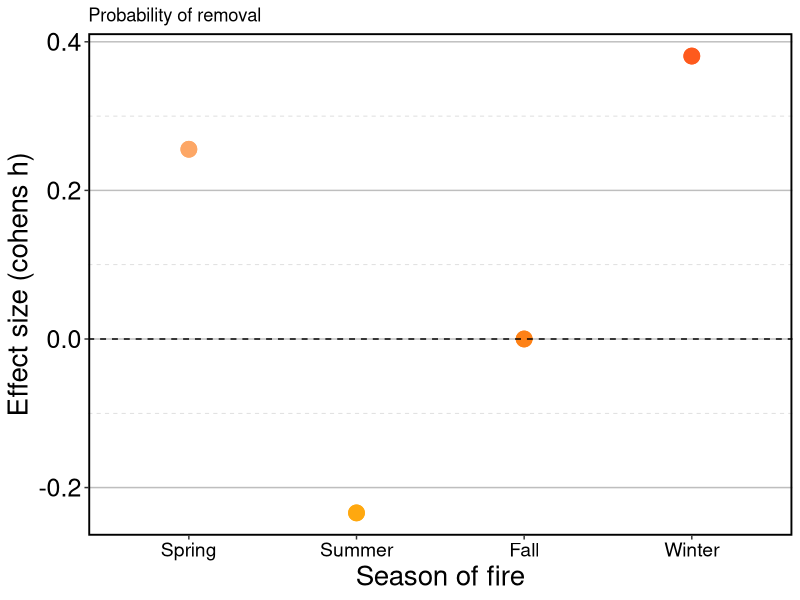
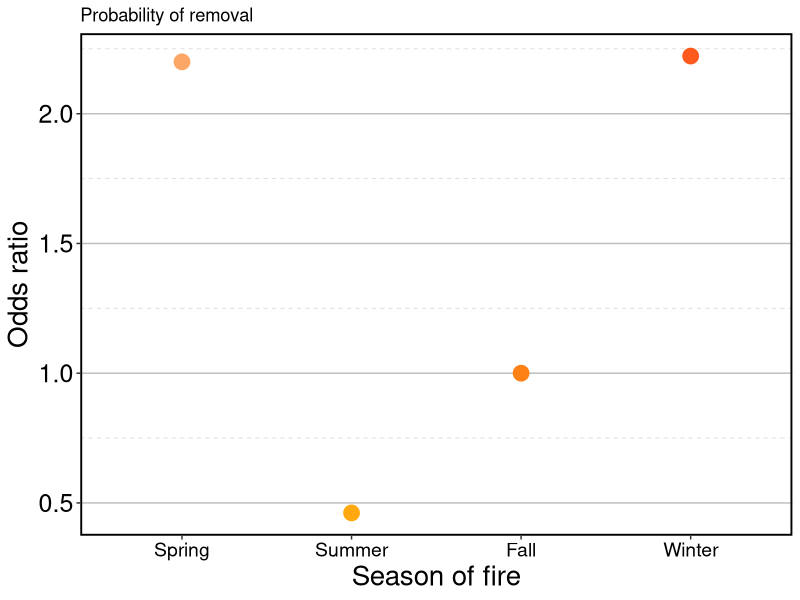
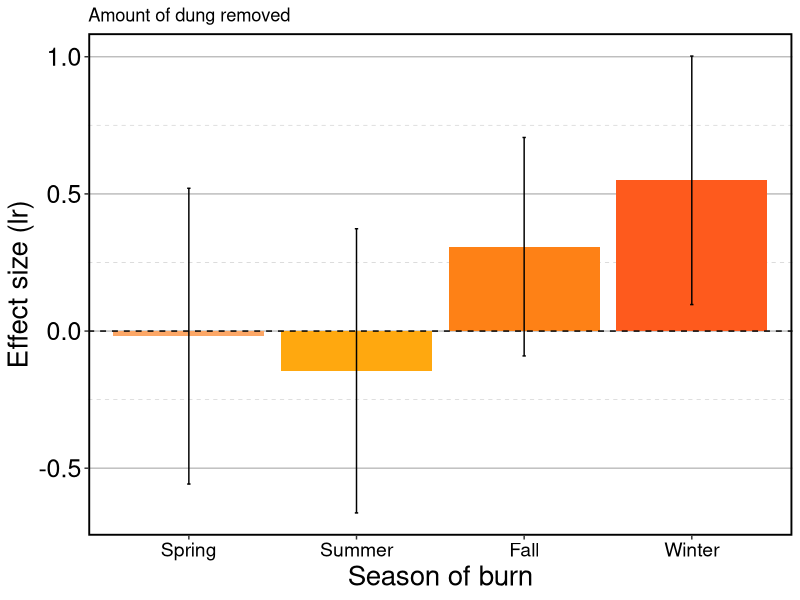
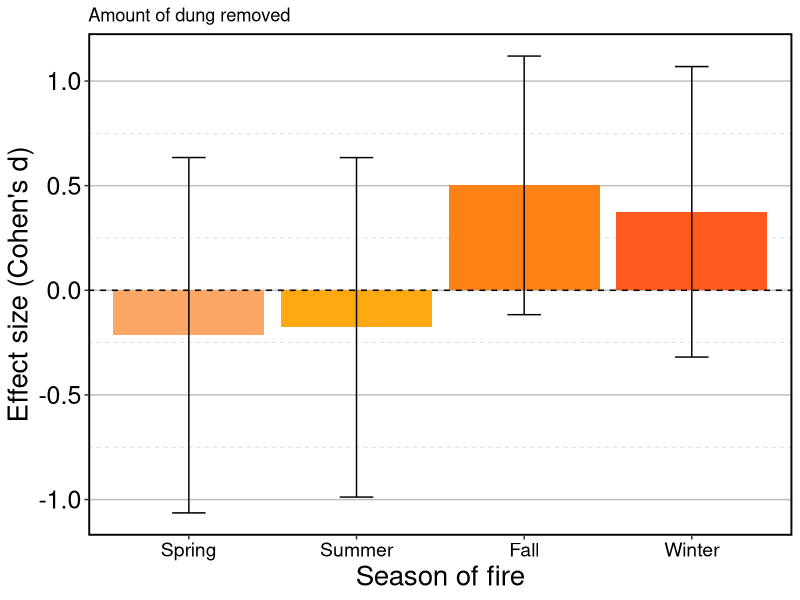
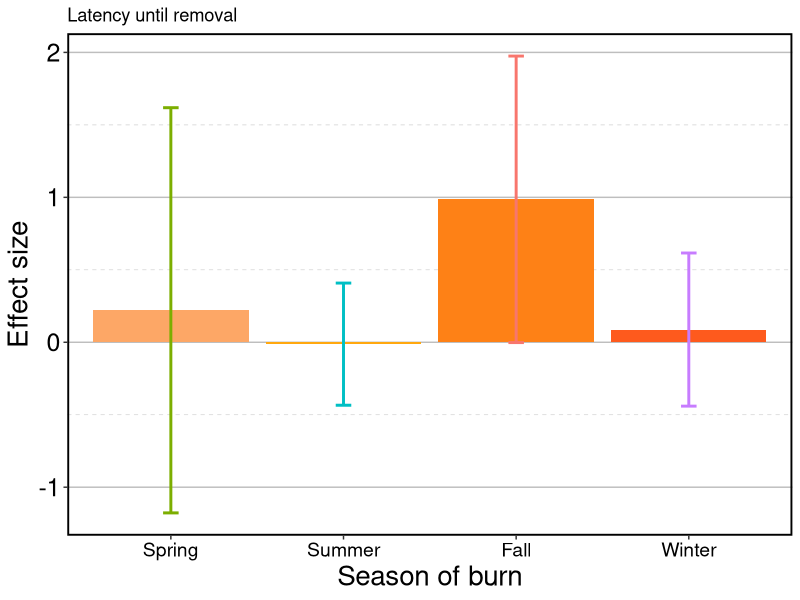
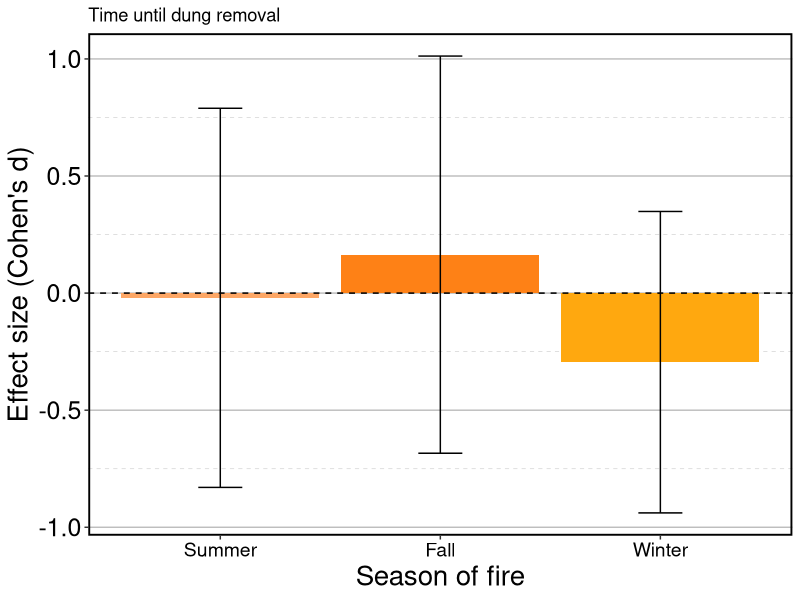
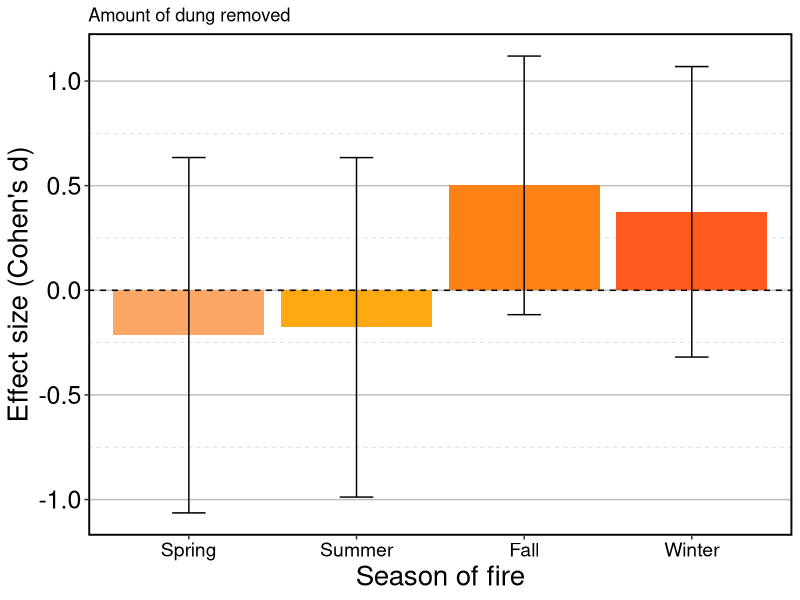

Reproduce these figures in R, in order.
library(tidyverse)
library(ggplot2)

firecolors1 <- c("#FE8116", "#FDA766","#FFA80F", "#FE5A1D")

#### Probability of removal - Cohen's h ####

probRem_es <- read_csv("02_Clean_data/propRem_ch.csv")

names(probRem_es)

ggplot(data = probRem_es) +
  geom_point(aes(x=factor(burn_season, 
                          level=c("Spring", "Summer", "Fall", "Winter")),
                 y=cohen.h, color=burn_season),
             size=5)+
  geom_hline(yintercept = 0,
             linetype="dashed")+
  scale_color_manual(values=firecolors1)+
  labs(x="Season of fire",
       y="Effect size (cohens h)",
       title = "Probability of removal")+
  theme_bw()+
  theme(axis.title = element_text(size = 20),
        axis.text.y = element_text(color = "black",
                                   size = 18),
        axis.text.x = element_text(color = "black",
                                   size = 14),
        panel.grid.major.x = element_blank(),
        panel.grid.major.y = element_line(size = 0.5,
                                          colour = "gray"),
        panel.grid.minor.y = element_line(linetype = 2,
                                          color = "lightgray"),
        panel.border = element_rect(colour = "black", 
                                    fill=NA, size=1.3),
        legend.text = element_text(size = 18),
        legend.position="none",
        legend.title = element_text(size = 19))

# ggsave("05_Figures/effsize_remProb_ch.jpg", height=10, width= 10)

#### Probability of Removal - Odds Ratio ####
remProb.or <- read_csv("02_Clean_data/propRem_or.csv")

ggplot(data=remProb.or)+
  geom_point(aes(x=factor(burn_season, 
                          level=c("Spring", "Summer", "Fall", "Winter")), 
                 y=odds.ratio, color=burn_season),
             size = 5)+
  scale_color_manual(values=firecolors1)+
  labs(y="Odds ratio",
       x="Season of fire",
       title="Probability of removal")+
  theme_bw()+
  theme(axis.title = element_text(size = 20),
        axis.text.y = element_text(color = "black",
                                   size = 18),
        axis.text.x = element_text(color = "black",
                                   size = 14),
        panel.grid.major.x = element_blank(),
        panel.grid.major.y = element_line(size = 0.5,
                                          colour = "gray"),
        panel.grid.minor.y = element_line(linetype = 2,
                                          color = "lightgray"),
        panel.border = element_rect(colour = "black", 
                                    fill=NA, size=1.3),
        legend.text = element_text(size = 18),
        legend.position="none",
        legend.title = element_text(size = 19))
  
# ggsave("05_Figures/effsize_remProb_lo.jpg", height=10, width= 10)

#### Amount of dung removed - Log Ratio ####
remno.lr <- read_csv("02_Clean_data/remNo_lrmod.csv")

ggplot() +
  geom_col(data=remno.lr,
           aes(x=factor(burn.season, level=c("Spring", "Summer", "Fall", "Winter")), y=emmean, fill=burn.season))+
  geom_hline(yintercept = 0,
             linetype = "dashed")+
  geom_errorbar(data=remno.lr, 
                aes(x=burn.season, 
                    y=emmean, 
                    ymin=lower.CL,
                    ymax=upper.CL),
                width=.02,
                color="black")+
  scale_fill_manual(values=firecolors1)+
  xlab("Season of burn")+
  ylab("Effect size (lr)")+
  ggtitle("Amount of dung removed")+
  theme_bw()+
  theme(axis.title = element_text(size = 20),
        axis.text.y = element_text(color = "black",
                                   size = 18),
        axis.text.x = element_text(color = "black",
                                   size = 14),
        panel.grid.major.x = element_blank(),
        panel.grid.major.y = element_line(size = 0.5,
                                          colour = "gray"),
        panel.grid.minor.y = element_line(linetype = 2,
                                          color = "lightgray"),
        panel.border = element_rect(colour = "black", 
                                    fill=NA, size=1.3),
        legend.text = element_text(size = 18),
        legend.position="none",
        legend.title = element_text(size = 19))

# ggsave("05_Figures/effsize_remNo_lr.jpg", height=10, width= 10)

#### Amount of dung removed - Cohen's d ####
noRem_cd <- read_csv("02_Clean_data/remno_cd.csv")

ggplot(data=noRem_cd)+
  geom_col(aes(x=factor(burn_season, 
                          level=c("Spring", "Summer", "Fall", "Winter")),
                 y=Estimate,
                 fill=burn_season))+
  geom_hline(yintercept = 0,
             linetype = "dashed")+
  geom_errorbar(data=noRem_cd, 
                aes(x=burn_season, 
                    y=Estimate, 
                    ymin=lcl,
                    ymax=ucl),
                color="black",
                width=0.2)+
  scale_fill_manual(values=firecolors1)+
  labs(x="Season of fire",
       y="Effect size (Cohen's d)",
       title = "Amount of dung removed")+
  theme_bw()+
  theme(axis.title = element_text(size = 20),
        axis.text.y = element_text(color = "black",
                                   size = 18),
        axis.text.x = element_text(color = "black",
                                   size = 14),
        panel.grid.major.x = element_blank(),
        panel.grid.major.y = element_line(size = 0.5,
                                          colour = "gray"),
        panel.grid.minor.y = element_line(linetype = 2,
                                          color = "lightgray"),
        panel.border = element_rect(colour = "black", 
                                    fill=NA, size=1.3),
        legend.text = element_text(size = 18),
        legend.position="none",
        legend.title = element_text(size = 19))

ggsave("05_Figures/effsize_remNo_cd.jpg", height=10, width= 10)

#### Latency - Log ratio ####
remlat.lr <- read_csv("02_Clean_data/remlat_lrmod.csv")

ggplot() +
  geom_col(data=remlat.lr,
           aes(x=factor(burn.season, level=c("Spring", "Summer", "Fall", "Winter")), y=emmean, fill=burn.season))+
  geom_errorbar(data=remlat.lr, 
                aes(x=burn.season, 
                    y=emmean, 
                    ymin=lower.CL,
                    ymax=upper.CL,
                    color=burn.season),
                width=.09,
                lwd=1,
                position=position_dodge(width=0.5))+
  scale_fill_manual(values=firecolors1)+
  xlab("Season of burn")+
  ylab("Effect size")+
  ggtitle("Latency until removal")+
  theme_bw()+
  theme(axis.title = element_text(size = 20),
        axis.text.y = element_text(color = "black",
                                   size = 18),
        axis.text.x = element_text(color = "black",
                                   size = 14),
        panel.grid.major.x = element_blank(),
        panel.grid.major.y = element_line(size = 0.5,
                                          colour = "gray"),
        panel.grid.minor.y = element_line(linetype = 2,
                                          color = "lightgray"),
        panel.border = element_rect(colour = "black", 
                                    fill=NA, size=1.3),
        legend.text = element_text(size = 18),
        legend.position="none",
        legend.title = element_text(size = 19))

# ggsave("05_Figures/effsize_remLat_lr.jpg", height=10, width= 10)

#### Latency - Cohen's d ####

lat_cd <- read_csv("02_Clean_data/lat_cd.csv")

ggplot(data=lat_cd)+
  geom_col(aes(x=factor(burn_season,
                           levels=c("Summer", "Fall", "Winter")),
                 y=Estimate,
                 fill=burn_season))+
  geom_hline(yintercept = 0,
             linetype = "dashed")+
  geom_errorbar(aes(x=burn_season, 
                    y=Estimate, 
                    ymin=lcl,
                    ymax=ucl),
                color="black",
                width=0.2)+
  scale_fill_manual(values=firecolors1)+
  labs(x="Season of fire",
       y="Effect size (Cohen's d)",
       title = "Time until dung removal")+
  theme_bw()+
  theme(axis.title = element_text(size = 20),
        axis.text.y = element_text(color = "black",
                                   size = 18),
        axis.text.x = element_text(color = "black",
                                   size = 14),
        panel.grid.major.x = element_blank(),
        panel.grid.major.y = element_line(size = 0.5,
                                          colour = "gray"),
        panel.grid.minor.y = element_line(linetype = 2,
                                          color = "lightgray"),
        panel.border = element_rect(colour = "black", 
                                    fill=NA, size=1.3),
        legend.text = element_text(size = 18),
        legend.position="none",
        legend.title = element_text(size = 19))

# ggsave("05_Figures/effsize_remLat_cd.jpg", height=10, width= 10)

  